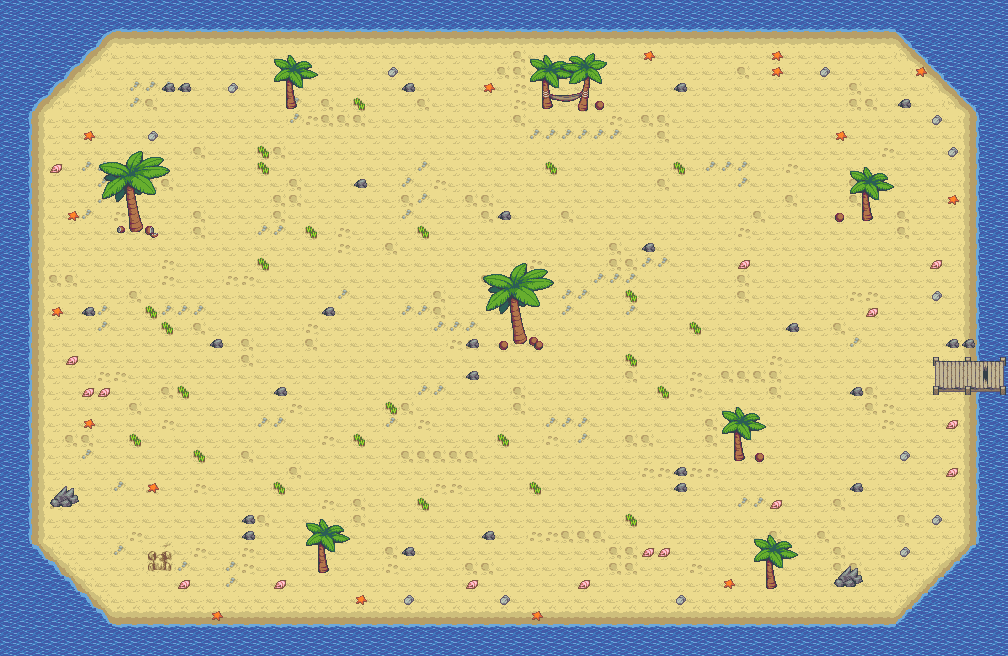

This game map was drawn from its Tiled (.tmx) file and the tilesets committed beside it. A one-line description and the trimmed map source follow:
An orthogonal 63x41 tile map with 16x16 px tiles, 5 tile layers (Ground, Water, Decor, TREES, ...) and 17 objects.

<map version="1.4" tiledversion="1.4.3" orientation="orthogonal" renderorder="right-down" width="63" height="41" tilewidth="16" tileheight="16" infinite="0" nextlayerid="6" nextobjectid="1">
 <tileset firstgid="1" name="beach_tileset" tilewidth="16" tileheight="16" tilecount="936" columns="36">
  <image source="beach_tileset.png" width="576" height="416" />
  <tile id="37">
   <objectgroup draworder="index" id="2">
    <object id="2" x="8.36364" y="8.36364" />
   </objectgroup>
  </tile>
  <tile id="76">
   <objectgroup draworder="index" id="2">
    <object id="1" x="0.0909091" y="0" width="16" height="15.9091" />
   </objectgroup>
  </tile>
  <tile id="146">
   <objectgroup draworder="index" id="2">
    <object id="1" x="0" y="0" width="16.0909" height="16" />
   </objectgroup>
  </tile>
  <tile id="148">
   <objectgroup draworder="index" id="3">
    <object id="2" x="0.0909091" y="0" width="16" height="15.9091" />
   </objectgroup>
  </tile>
  <tile id="150">
   <objectgroup draworder="index" id="2">
    <object id="1" x="-0.181818" y="-0.0909091" width="16.0909" height="16.0909" />
   </objectgroup>
  </tile>
  <tile id="220">
   <objectgroup draworder="index" id="2">
    <object id="1" x="0.0909091" y="-0.0909091" width="15.7273" height="15.9091" />
   </objectgroup>
  </tile>
  <tile id="475">
   <objectgroup draworder="index" id="2">
    <object id="1" x="-0.0909091" y="0" width="16" height="16.0909" />
   </objectgroup>
  </tile>
  <tile id="476">
   <objectgroup draworder="index" id="2">
    <object id="1" x="0.0909091" y="0.0909091" width="15.9091" height="15.9091" />
   </objectgroup>
  </tile>
  <tile id="477">
   <objectgroup draworder="index" id="2">
    <object id="1" x="0.0909091" y="0" width="15.9091" height="16.0909" />
   </objectgroup>
  </tile>
  <tile id="558">
   <objectgroup draworder="index" id="2">
    <object id="1" x="13.6875" y="-0.0625">
     <polyline points="0,0 0.3125,12.0625 2.625,13.3125" />
    </object>
   </objectgroup>
  </tile>
  <tile id="559">
   <objectgroup draworder="index" id="2">
    <object id="2" x="-0.125" y="0">
     <polygon points="0,0 0.0625,12.6875 5.75,12.5625 9.1875,10.3125 8.375,7.875 6.75,2.5625 12,4.125 16.25,4.625 15.9375,-0.125" />
    </object>
   </objectgroup>
  </tile>
  <tile id="560">
   <objectgroup draworder="index" id="4">
    <object id="4" x="-0.125" y="0">
     <polyline points="0,0 0.125,4.6875 2.5,5.8125 10,5.4375 13.875,4.8125 16.125,3.6875 16.125,0" />
    </object>
   </objectgroup>
  </tile>
  <tile id="561">
   <objectgroup draworder="index" id="2">
    <object id="1" x="12.5" y="0.1875">
     <polyline points="0,0 -1.75,14.25 -9.375,14.5 -10.5625,7.75 -6.375,0.375" />
    </object>
   </objectgroup>
  </tile>
  <tile id="768">
   <objectgroup draworder="index" id="3">
    <object id="3" x="0.0625" y="0.0625">
     <polygon points="0,0 0.125,7.5625 0.75,15.625 14,15.875 9.5625,-0.375" />
    </object>
   </objectgroup>
  </tile>
  <tile id="799">
   <objectgroup draworder="index" id="2">
    <object id="1" x="14" y="0">
     <polygon points="0,0 0.125,11.375 1.5625,13 2,0" />
    </object>
   </objectgroup>
  </tile>
  <tile id="800">
   <objectgroup draworder="index" id="3">
    <object id="2" x="6.625" y="0.125">
     <polygon points="0,0 0.875,6.625 2.125,9.5625 0.9375,11.0625 -2,12.25 -6.875,12.6875 -6.5,-0.0625" />
    </object>
   </objectgroup>
  </tile>
  <tile id="804">
   <objectgroup draworder="index" id="2">
    <object id="11" x="1.125" y="0.0625">
     <polyline points="0,0 0.0625,4.8125 1.0625,4.875 1,6.5 2,6.8125 2.0625,7.625 10.6875,7.8125 10.875,6.5 11.75,6.6875 12.125,5.375 12.75,5.75 13.4375,4.375 13.75,-0.1875" />
    </object>
   </objectgroup>
  </tile>
 </tileset>
 <layer id="1" name="Ground" width="63" height="41">
  <data>[2583 cells, 2143 non-empty, 17 distinct tile ids]</data>
 </layer>
 <layer id="4" name="Water" width="63" height="41">
  <data>[2583 cells, 440 non-empty, 5 distinct tile ids]</data>
 </layer>
 <layer id="2" name="Decor" width="63" height="41">
  <data>[2583 cells, 122 non-empty, 17 distinct tile ids]</data>
 </layer>
 <layer id="3" name="TREES" width="63" height="41">
  <data>[2583 cells, 54 non-empty, 35 distinct tile ids]</data>
 </layer>
 <layer id="5" name="Trees Tops" width="63" height="41">
  <data>[2583 cells, 96 non-empty, 42 distinct tile ids]</data>
 </layer>
</map>
